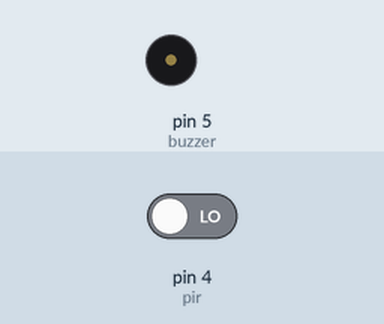
Simulated run of this sketch. Board: Arduino Uno, built with avr-gcc and run on an emulated ATmega328P. On the bench: buzzer (waves = sounding). The inputs (shaded band) are chosen by the test bench; at power-on: pin 4 (pir) LOW.

Above: at 1.2 s.
1.3 s: pin 4 (pir) driven HIGH
At 2.0 s:
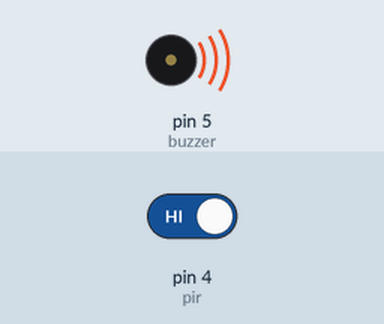
4.3 s: pin 4 (pir) driven LOW
At 6.0 s:
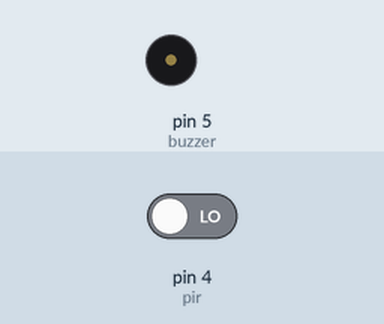
Timing chart, 0 to 7.5 s (numbered marks = the images above; inputs shaded):
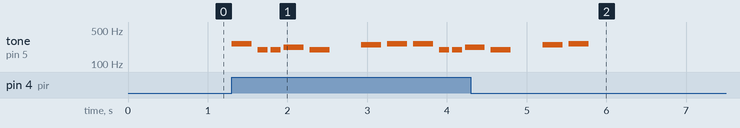

The sketch:

4.PIR1.PIR.ino
```cpp
//Inisialisasi

#include "pitches.h"
int pir    = 4;
int buzzer = 5;
int melody[] = {
  NOTE_C4, NOTE_G3, NOTE_G3, NOTE_A3, NOTE_G3, 0, NOTE_B3, NOTE_C4
};

// note durations: 4 = quarter note, 8 = eighth note, etc.:
int noteDurations[] = {
  4, 8, 8, 4, 4, 4, 4, 4
};

void setup() {
  Serial.begin(9600);
  pinMode(pir, INPUT);
  pinMode(buzzer, OUTPUT);

}

void loop() {
  //Baca Data
  int bacapir = digitalRead(pir);

  //Print Serial
//  Serial.print("Nilai PIR : ");
//  Serial.print(bacapir);
  Serial.println();   //Untuk Enter

  if(bacapir == 1){
    for (int thisNote = 0; thisNote < 8; thisNote++) {

    // to calculate the note duration, take one second divided by the note type.
    //e.g. quarter note = 1000 / 4, eighth note = 1000/8, etc.
    int noteDuration = 1000 / noteDurations[thisNote];
    tone(5, melody[thisNote], noteDuration);

    // to distinguish the notes, set a minimum time between them.
    // the note's duration + 30% seems to work well:
    int pauseBetweenNotes = noteDuration * 1.30;
    delay(pauseBetweenNotes);
    // stop the tone playing:
    noTone(8);
  }
//    for(int i=500; i<800; i++){
//      tone(buzzer, i);
//      delay(15);
//    }
//    for(int i=800; i>500; i--){
//      tone(buzzer, i);
//      delay(15);
//    }
//    digitalWrite(buzzer, HIGH);
//    Serial.println("ADA MALING !!!");
//
  }else {
    digitalWrite(buzzer, LOW);
  }

}
```

Measured:
- after the input at 1.3 s, tone on pin 5 (buzzer): plays 262 Hz for 0.25 s, 196 Hz for 0.13 s, 196 Hz for 0.13 s, 220 Hz for 0.25 s, 196 Hz for 0.25 s, 247 Hz for 0.25 s … (11 notes in this stretch), starting at once
- after the input at 4.3 s, tone on pin 5 (buzzer): goes on until 5.8 s, then stays silent
